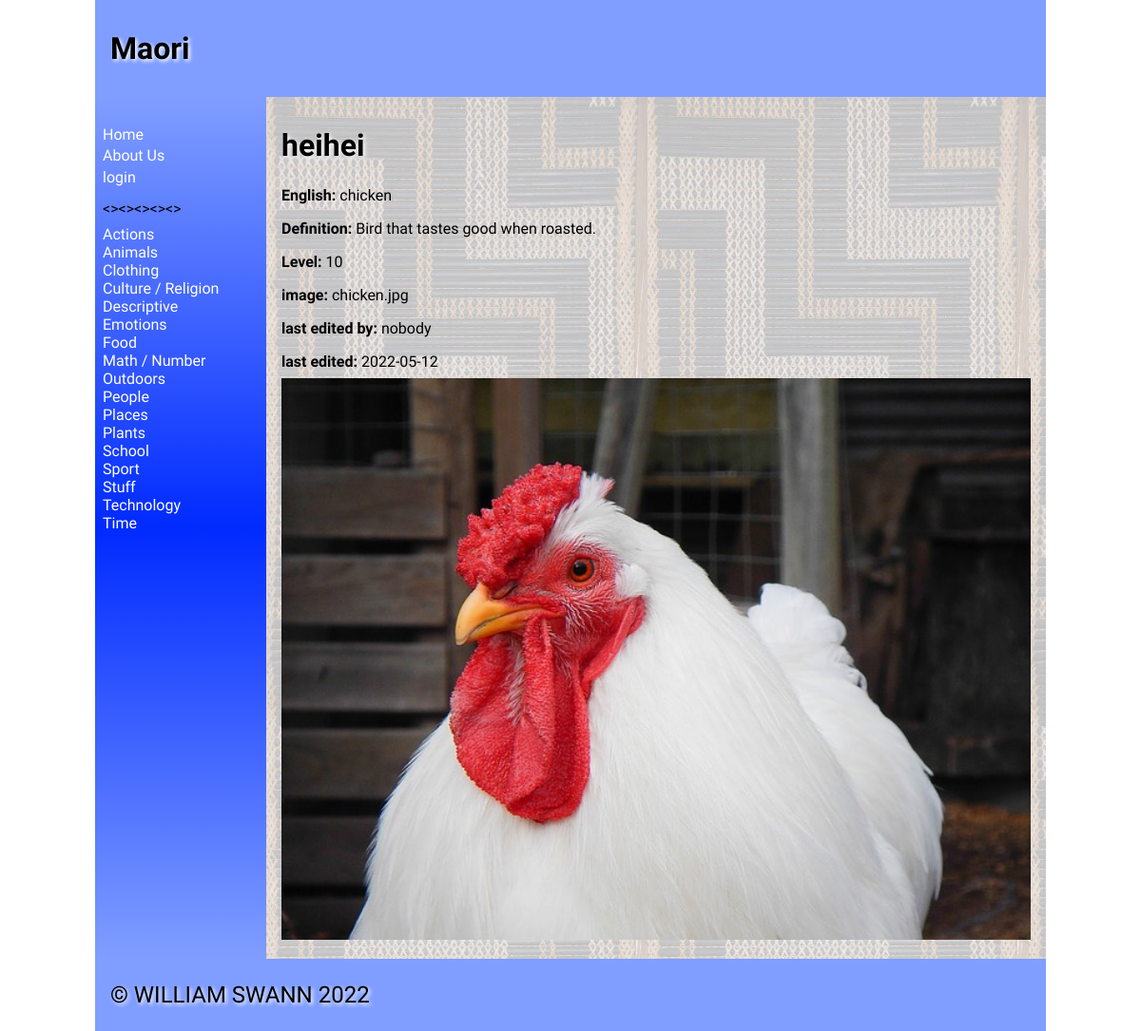
/name/41, run on the app's committed database.
### tables this page shows
CREATE TABLE "catalist"
(
    catali  varchar(30),
    cata_id integer
        constraint catalist_pk
            primary key autoincrement
);

CREATE TABLE "product"
(
    name_id    integer
        constraint product_pk
            primary key autoincrement,
    name       varchar(30),
    english    varchar(30),
    category   varchar(100),
    definition varchar(300),
    level      integer,
    image      varchar(100),
    cata_id    integer,
    date_time  vatchar(100),
    edited_by  varchar(30)
);

### app.py (the view, shortened to what this page needs)
@app.route("/name/<name_id>", methods=["GET", "POST"])
def render_maoriword(name_id):
    cata_list = sidenav1()
    con = create_connection(DB_NAME)
    query = """SELECT name_id, name, english, cata_id, category, definition, level, image, date_time,edited_by FROM product WHERE name_id=? ORDER BY name"""
    cur = con.cursor()
    cur.execute(query, (name_id,))
    maori_list = cur.fetchall()
    query = """SELECT cata_id, catali FROM catalist WHERE cata_id=?"""
    cur = con.cursor()
    cur.execute(query, (maori_list[0][3],))
    cata_names_list = cur.fetchall()
    return render_template("name.html", cata_names_list=cata_names_list, catagories=cata_list, maori=maori_list,
                           logged_in=is_logged_in(), teacher=is_teacher())

### app.py (called while the page is built)
def create_connection(db_file):
    try:
        connection = sqlite3.connect(db_file)
        return connection
    except Error as e:
        print(e)
    return None

def sidenav1():
    con = create_connection(DB_NAME)
    query = """SELECT cata_id, catali FROM catalist ORDER BY catali"""
    cur = con.cursor()
    cur.execute(query)
    cata_list = cur.fetchall()
    con.commit()
    con.close()
    return cata_list

def is_logged_in():
    if session.get("email") is None:
        print("not logged in")
        return False
    else:
        print("logged in")
        return True

def is_teacher():
    if session.get("teacher") == "on":
        print("is Teacher")
        return True
    else:
        print("not Teacher")
        return False

### templates/name.html (shortened to what this page needs)
{% extends 'base1.html' %}
{% block main %}
           {% for product in maori%}
                <h1>{{ product[1] }}</h1>
                <p><strong>English: </strong>{{ product[2] }}</p>
                <p><strong>Definition: </strong>{{ product[5] }}</p>
                <p><strong>Level: </strong>{{ product[6] }}</p>
                <p><strong>image: </strong>{{ product[7] }}</p>
                <p><strong>last edited by: </strong>{{ product[9] }}</p>
                <p><strong>last edited: </strong>{{ product[8] }}</p>
                <img src="/static/images/{{ product[7] }}">
                {%endfor%}
{% endblock %}

### templates/base1.html (shortened to what this page needs)
<!doctype html>
<html lang="en">
<head>
	<link href="{{ url_for('static', filename='style.css') }}" rel="stylesheet">
</head>
<body>
	<div id="container">
		<header>
			<h1>Maori{% block heading %}{% endblock %}</h1>
		</header>
		<nav>
			<ul>
                <li><a href="\">Home</a></li>
            <a href="/contact">About Us</a><li>
			{% if logged_in %}
			<a href="/logout">logout</a><li>
			{% else %}
            <a href="/login">login</a><li>
			{% endif %}
				<p><><><><><></p>
			{% for catalist in catagories %}
        <div>
            <a href="/catagories/{{ catalist[0] }}">{{ catalist[1] }}</a>
        </div>
    		{% endfor %}
			</ul>
		</nav>
		<main>
            {% block main%}{% endblock %}
        </main>
		<footer>
			<p>
				&copy; WILLIAM SWANN 2022
			</p>
		</footer>
	</div>
</body>
</html>

### static/style.css (style rules this page uses)
* { font-family: Comfortaa, sans-serif; margin: 0; padding: 0; box-sizing: border-box; }
#container { display: grid; grid-template-columns: 75px auto; grid-template-areas: 'nav header' 'main main' 'footer footer'; }
header { grid-area: header; background-color: #809eff; padding: 1rem; }
nav { grid-area: nav; }
main { grid-area: main; padding: 1rem; background-color: #edd; }
h1, h2, h3, h4 { padding: 1rem 0; font-family: 'Suez One', serif; color: #000; text-shadow: 2px 2px 4px #fff; }
p { padding: 0.5rem 0; }
a { color: #222; }
img { width: 100%; }
footer { grid-area: footer; padding: 1rem; background-color: #809eff; }
footer p { color: #000000; text-shadow: 2px 2px 4px #fff; font-size: 1.5rem; }
@media only screen and (min-width: 768px) { #container { grid-template-columns: 180px auto; grid-template-areas: 'header header' 'nav main' 'footer footer'; } }
@media only screen and (min-width: 768px) { nav { background: linear-gradient(180deg, rgb(128, 158, 255) 0%, rgb(0, 42, 255) 50%, rgb(128, 158, 255) 100%); padding: 0.5rem; } }
@media only screen and (min-width: 768px) { nav ul { list-style: none; } }
@media only screen and (min-width: 768px) { nav li { padding: 0.2rem 0; } }
@media only screen and (min-width: 768px) { nav a { color: #fff; text-decoration: none; } }
@media only screen and (min-width: 768px) { main { background-image: url('poutama.jpg'); background-color: rgba(0, 59, 255, 0.18); } }
@media only screen and (min-width: 1000px) { #container { width: 1000px; margin: auto; } }

### data on the page
catalist: catali "Actions"
catalist: catali "Animals"
catalist: catali "Clothing"
catalist: catali "Culture / Religion"
catalist: catali "Descriptive"
catalist: catali "Emotions"
catalist: catali "Food"
catalist: catali "Math / Number"
catalist: catali "Outdoors"
catalist: catali "People"
catalist: catali "Places"
catalist: catali "Plants"
catalist: catali "School"
catalist: catali "Sport"
catalist: catali "Stuff"
catalist: catali "Technology"
catalist: catali "Time"
product: name "heihei", english "chicken", definition "Bird that tastes good when roasted.", level "10", image "chicken.jpg", edited_by "nobody", date_time "2022-05-12", image (picture)
